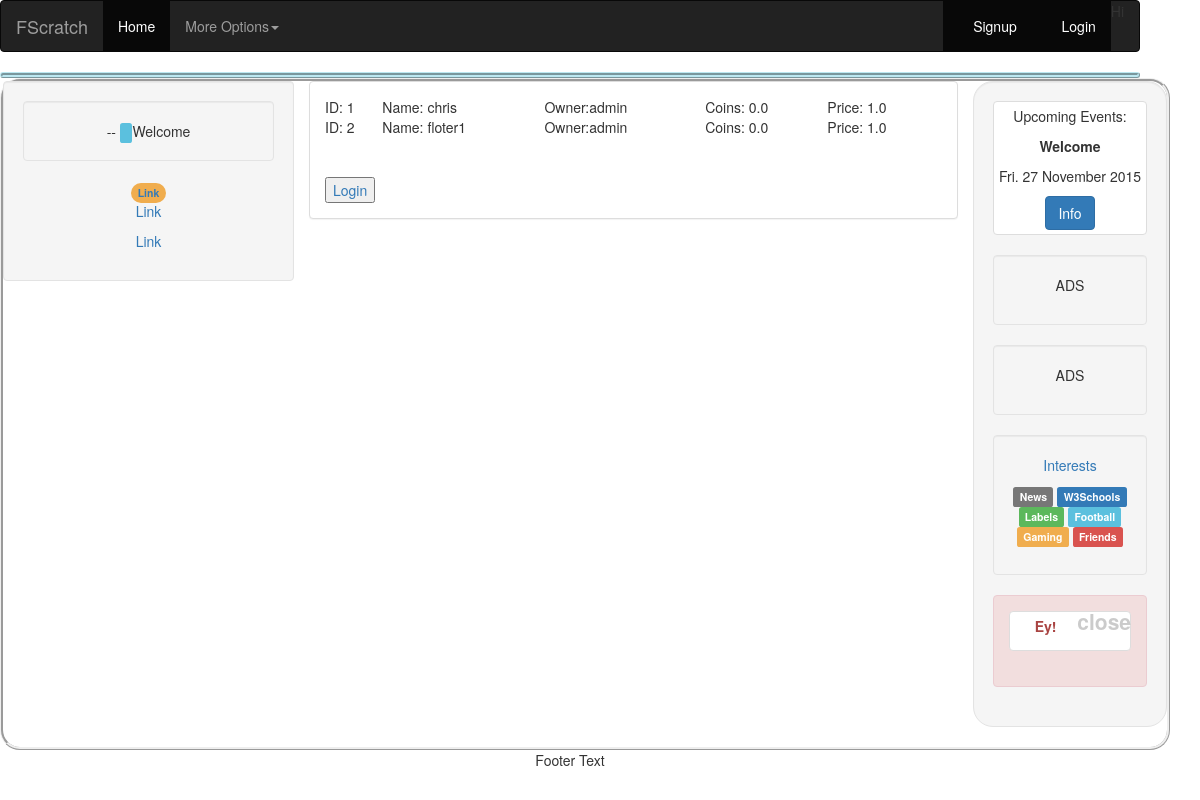
Page /sell_friends/ on the earlier database version.
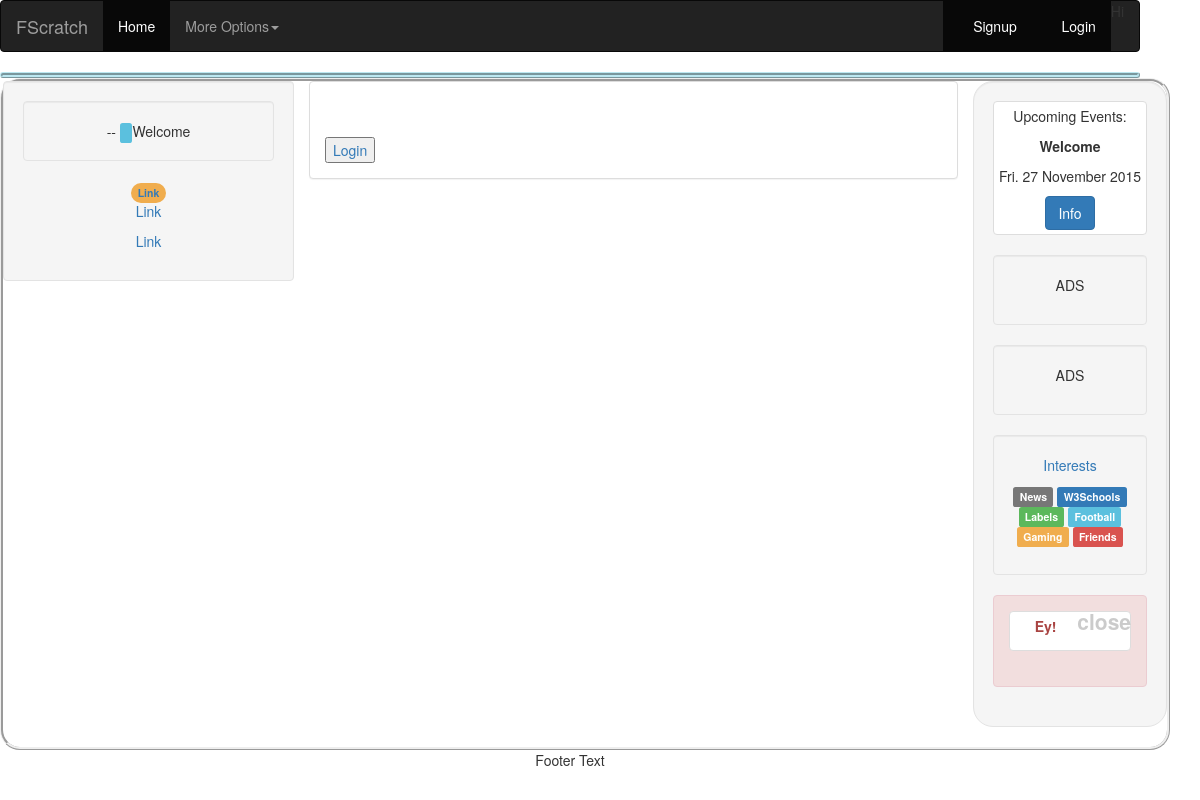
Same page on the later database version.
### home/models.py (models this page shows)
class Bsell(models.Model):
    user_name = models.CharField(max_length=250)
    owner = models.CharField(max_length=250, default="admin")
    coins = models.FloatField(null=True, blank=True, default=0.0)
    price = models.FloatField(null=True, blank=True, default=1.0)

### home/views.py (the view)
# urls.py: path('sell_friends/', views.sell_friends, name='sell_friends'),
def sell_friends(request):
    forsale = Bsell.objects.exclude(owner=request.user.username) & Bsell.objects.exclude(user_name=request.user.username)
    myprofile = Bsell.objects.filter(user_name = request.user.username)
    template = "bsell_home.html"
    context = {
    	"forsale" : forsale,
    	'myprofile' : myprofile
    	}
    return render(request, template, context)

### home/templates/bsell_home.html (shortened to what this page needs)
{% include 'home/html/header.html'  %}
<table border="0" style="width: 100%;">
{% for fsell in forsale %}
<tr>
<td>ID: {{ fsell.id }}</td> <td>Name: {{ fsell.user_name }}</td>  <td>Owner:{{ fsell.owner }}</td> <td>Coins: {{ fsell.coins }}</td> <td>Price: {{ fsell.price }}</td>
</tr>
{% endfor %}
</table>
<br/>
<br/>
{% if request.user.username == "" %}
<a href="{% url 'articles:login1' %}"><input type="button" value="Login" /></a>
{%else%}
<a href="{% url 'articles:logout1' %}"><input type="button" value="Logout" /></a>
<a href="{% url 'articles:register' %}"><input type="button" value="SignUp a Friend" /></a>
{%endif%}
<br/>
{% include 'home/html/footer.html'  %}

### home/templates/home/html/header.html (shortened to what this page needs)
<!DOCTYPE html>
<html>
<head>
{% load static %}
<link rel="stylesheet" href="{% static 'css/boot/bootstrap3.4.0.min.css' %}" />
</head>
<body style="width: 95%; border-radius: 20px; border-styl: ridge;">
{% include 'home/html/navbar.html' %}
<div class="panel-info" style="border-radius: 20px; border-style: ridge;">
</div>
<div class="container text-center" style="border-radius: 20px; border-style: ridge;">
  <div class="row" >
    <div class="col-sm-3 well">
      <div class="well">
	{% if members.user_name == request.user.username %}
        <p><a href="{% url 'articles:profile' request.user.id %}">
		{{ request.user.username }} Profile
		</a></p>
	{%else%}
		--
	{%endif%}
        <div class="label label-info"> </div>
        Welcome
      </div>
      <p class="label label-warning" style="border-radius: 20px;"><a href="">Link</a></p>
      <p><a href="#">Link</a></p>
      <p><a href="#">Link</a></p>
    </div>
    <div class="col-sm-7" >
      <div class="row" >
        <div class="col-sm-12" >
          <div class="panel panel-default text-left" >
            <div class="panel-body" >

### home/templates/home/html/navbar.html (shortened to what this page needs)
<nav class="navbar navbar-inverse">
  <div class="container-fluid">
    <div class="navbar-header">
      <a class="navbar-brand" href="{% url 'articles:prodhome' %}">FScratch</a>
    </div>
    <div class="collapse navbar-collapse" id="myNavbar">
      <ul class="nav navbar-nav">
        <li class="active"><a href="{% url 'articles:prodhome' %}">Home</a></li>
        <li class="dropdown">
          <a class="dropdown-toggle" data-toggle="dropdown" href="#">More Options<span class="caret"></span></a>
        </li>
      </ul>
      <ul class="nav navbar-nav navbar-right">
        {% include 'home/html/navbar_content.html' %}
        <li>Hi</li>
      </ul>
    </div>
  </div>
</nav>

### home/templates/home/html/navbar_content.html (shortened to what this page needs)
{% if request.user.username == "" %}
<li class="active">
<a href="{% url 'articles:register' %}">
<span class="glyphicon glyphicon-user"></span>
Signup
</a>
</li>
<li class="active">
<a href="{% url 'articles:login1' %}">
<span class="glyphicon glyphicon-user"></span>
Login
</a>
</li>
{%endif%}

### home/templates/home/html/footer.html (shortened to what this page needs)
            </div>
          </div>
        </div>
      </div>
   </div>
    <div class="col-sm-2 well" style="border-style: ridge; border-radius: 20px;">
      <div class="thumbnail">
        <p>Upcoming Events:</p>
        <p><strong>Welcome</strong></p>
        <p id="date1">Fri. 27 November 2015</p>
        <button class="btn btn-primary">Info</button>
      </div>
      <div class="well">
        <p>ADS</p>
      </div>
      <div class="well">
        <p>ADS</p>
      </div>
      <div class="well">
        <p><a href="#">Interests</a></p>
        <p>
          <span class="label label-default">News</span>
          <span class="label label-primary">W3Schools</span>
          <span class="label label-success">Labels</span>
          <span class="label label-info">Football</span>
          <span class="label label-warning">Gaming</span>
          <span class="label label-danger">Friends</span>
        </p>
      </div>
      <div class="alert alert-danger fade in">
        <a href="#" class="close" data-dismiss="alert" aria-label="close">close</a>
		<span class="thumbnail">
        <p><strong>Ey! {{request.user.username}}</strong></p>
		</span>
      </div>
    </div>
  </div>
</div>
<footer class="container-fluid text-center">
  <p>Footer Text</p>
</footer>
</body>
</html>

Differences in the rows shown:
removed Bsell: id "1", user_name "chris", owner "admin", coins "0.0", price "1.0"
removed Bsell: id "2", user_name "floter1", owner "admin", coins "0.0", price "1.0"
